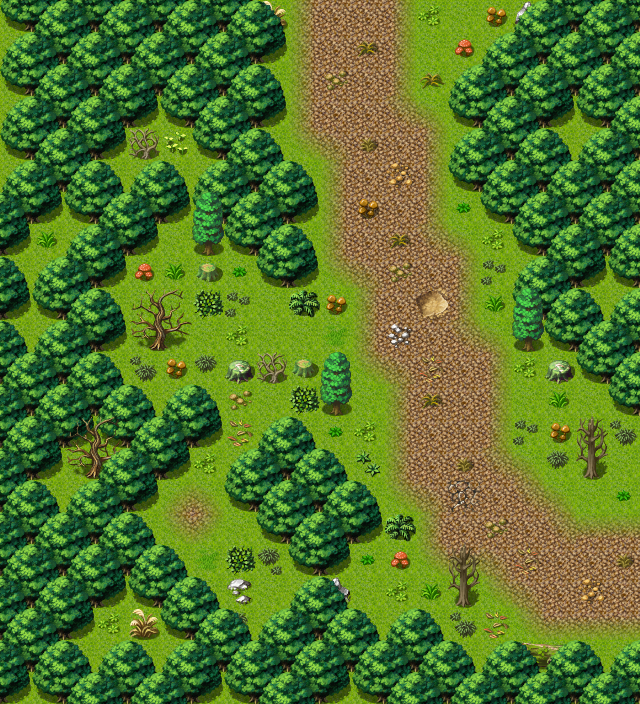

Below is a game level as drawn by its tile map, then a one-line description and the .tmx that defines it (tile-layer data replaced by summaries):
An orthogonal 20x22 tile map with 32x32 px tiles, 3 tile layers (Ground, Objects, Above), 1 hidden layer not drawn, 40 tilesets and 6 objects (4x spawn, 2x mapchange).

<map version="1.0" orientation="orthogonal" width="20" height="22" tilewidth="32" tileheight="32">
 <properties>
  <property name="outdoors" value="1" />
 </properties>
 <tileset firstgid="1" name="map_bed_1" tilewidth="32" tileheight="32">
  <image source="../drawable/map_bed_1.png" width="512" height="256" />
 </tileset>
 <tileset firstgid="129" name="map_border_1" tilewidth="32" tileheight="32">
  <image source="../drawable/map_border_1.png" width="512" height="256" />
 </tileset>
 <tileset firstgid="257" name="map_bridge_1" tilewidth="32" tileheight="32">
  <image source="../drawable/map_bridge_1.png" width="512" height="256" />
 </tileset>
 <tileset firstgid="385" name="map_broken_1" tilewidth="32" tileheight="32">
  <image source="../drawable/map_broken_1.png" width="512" height="256" />
 </tileset>
 <tileset firstgid="513" name="map_cavewall_1" tilewidth="32" tileheight="32">
  <image source="../drawable/map_cavewall_1.png" width="576" height="192" />
 </tileset>
 <tileset firstgid="621" name="map_cavewall_2" tilewidth="32" tileheight="32">
  <image source="../drawable/map_cavewall_2.png" width="576" height="192" />
 </tileset>
 <tileset firstgid="729" name="map_cavewall_3" tilewidth="32" tileheight="32">
  <image source="../drawable/map_cavewall_3.png" width="576" height="192" />
 </tileset>
 <tileset firstgid="837" name="map_chair_table_1" tilewidth="32" tileheight="32">
  <image source="../drawable/map_chair_table_1.png" width="512" height="256" />
 </tileset>
 <tileset firstgid="965" name="map_crate_1" tilewidth="32" tileheight="32">
  <image source="../drawable/map_crate_1.png" width="512" height="256" />
 </tileset>
 <tileset firstgid="1093" name="map_cupboard_1" tilewidth="32" tileheight="32">
  <image source="../drawable/map_cupboard_1.png" width="512" height="256" />
 </tileset>
 <tileset firstgid="1221" name="map_curtain_1" tilewidth="32" tileheight="32">
  <image source="../drawable/map_curtain_1.png" width="512" height="256" />
 </tileset>
 <tileset firstgid="1349" name="map_entrance_1" tilewidth="32" tileheight="32">
  <image source="../drawable/map_entrance_1.png" width="512" height="256" />
 </tileset>
 <tileset firstgid="1477" name="map_fence_1" tilewidth="32" tileheight="32">
  <image source="../drawable/map_fence_1.png" width="512" height="256" />
 </tileset>
 <tileset firstgid="1605" name="map_fence_2" tilewidth="32" tileheight="32">
  <image source="../drawable/map_fence_2.png" width="512" height="256" />
 </tileset>
 <tileset firstgid="1733" name="map_ground_1" tilewidth="32" tileheight="32">
  <image source="../drawable/map_ground_1.png" width="512" height="256" />
 </tileset>
 <tileset firstgid="1861" name="map_ground_2" tilewidth="32" tileheight="32">
  <image source="../drawable/map_ground_2.png" width="512" height="256" />
 </tileset>
 <tileset firstgid="1989" name="map_ground_3" tilewidth="32" tileheight="32">
  <image source="../drawable/map_ground_3.png" width="512" height="256" />
 </tileset>
 <tileset firstgid="2117" name="map_ground_4" tilewidth="32" tileheight="32">
  <image source="../drawable/map_ground_4.png" width="512" height="256" />
 </tileset>
 <tileset firstgid="2245" name="map_ground_5" tilewidth="32" tileheight="32">
  <image source="../drawable/map_ground_5.png" width="512" height="256" />
 </tileset>
 <tileset firstgid="2373" name="map_ground_6" tilewidth="32" tileheight="32">
  <image source="../drawable/map_ground_6.png" width="512" height="256" />
 </tileset>
 <tileset firstgid="2501" name="map_ground_7" tilewidth="32" tileheight="32">
  <image source="../drawable/map_ground_7.png" width="512" height="256" />
 </tileset>
 <tileset firstgid="2629" name="map_ground_8" tilewidth="32" tileheight="32">
  <image source="../drawable/map_ground_8.png" width="512" height="256" />
 </tileset>
 <tileset firstgid="2757" name="map_indoor_1" tilewidth="32" tileheight="32">
  <image source="../drawable/map_indoor_1.png" width="512" height="256" />
 </tileset>
 <tileset firstgid="2885" name="map_kitchen_1" tilewidth="32" tileheight="32">
  <image source="../drawable/map_kitchen_1.png" width="512" height="256" />
 </tileset>
 <tileset firstgid="3013" name="map_outdoor_1" tilewidth="32" tileheight="32">
  <image source="../drawable/map_outdoor_1.png" width="512" height="256" />
 </tileset>
 <tileset firstgid="3141" name="map_pillar_1" tilewidth="32" tileheight="32">
  <image source="../drawable/map_pillar_1.png" width="512" height="256" />
 </tileset>
 <tileset firstgid="3269" name="map_plant_1" tilewidth="32" tileheight="32">
  <image source="../drawable/map_plant_1.png" width="512" height="256" />
 </tileset>
 <tileset firstgid="3397" name="map_rock_1" tilewidth="32" tileheight="32">
  <image source="../drawable/map_rock_1.png" width="512" height="256" />
 </tileset>
 <tileset firstgid="3525" name="map_roof_1" tilewidth="32" tileheight="32">
  <image source="../drawable/map_roof_1.png" width="512" height="256" />
 </tileset>
 <tileset firstgid="3653" name="map_roof_2" tilewidth="32" tileheight="32">
  <image source="../drawable/map_roof_2.png" width="512" height="256" />
 </tileset>
 <tileset firstgid="3781" name="map_shop_1" tilewidth="32" tileheight="32">
  <image source="../drawable/map_shop_1.png" width="512" height="256" />
 </tileset>
 <tileset firstgid="3909" name="map_sign_ladder_1" tilewidth="32" tileheight="32">
  <image source="../drawable/map_sign_ladder_1.png" width="512" height="256" />
 </tileset>
 <tileset firstgid="4037" name="map_table_1" tilewidth="32" tileheight="32">
  <image source="../drawable/map_table_1.png" width="512" height="256" />
 </tileset>
 <tileset firstgid="4165" name="map_trail_1" tilewidth="32" tileheight="32">
  <image source="../drawable/map_trail_1.png" width="512" height="256" />
 </tileset>
 <tileset firstgid="4293" name="map_tree_1" tilewidth="32" tileheight="32">
  <image source="../drawable/map_tree_1.png" width="512" height="256" />
 </tileset>
 <tileset firstgid="4421" name="map_wall_1" tilewidth="32" tileheight="32">
  <image source="../drawable/map_wall_1.png" width="512" height="256" />
 </tileset>
 <tileset firstgid="4549" name="map_wall_2" tilewidth="32" tileheight="32">
  <image source="../drawable/map_wall_2.png" width="480" height="256" />
 </tileset>
 <tileset firstgid="4669" name="map_wall_3" tilewidth="32" tileheight="32">
  <image source="../drawable/map_wall_3.png" width="480" height="256" />
 </tileset>
 <tileset firstgid="4789" name="map_window_1" tilewidth="32" tileheight="32">
  <image source="../drawable/map_window_1.png" width="512" height="256" />
 </tileset>
 <tileset firstgid="4917" name="map_window_2" tilewidth="32" tileheight="32">
  <image source="../drawable/map_window_2.png" width="512" height="256" />
 </tileset>
 <layer name="Ground" width="20" height="22">
  <data>[440 cells, 440 non-empty, 2 distinct tile ids]</data>
 </layer>
 <layer name="Objects" width="20" height="22">
  <data>[440 cells, 365 non-empty, 50 distinct tile ids]</data>
 </layer>
 <layer name="Above" width="20" height="22">
  <data>[440 cells, 46 non-empty, 6 distinct tile ids]</data>
 </layer>
 <layer name="Walkable" width="20" height="22" visible="0">
  <data>[440 cells, 244 non-empty, 1 distinct tile ids]</data>
 </layer>
 <objectgroup name="Mapevents">
  <object name="north" type="mapchange" x="288" y="0" width="224" height="32">
   <properties>
    <property name="map" value="roadbeforecrossroads4" />
    <property name="place" value="south" />
   </properties>
  </object>
  <object name="east" type="mapchange" x="608" y="416" width="32" height="256">
   <properties>
    <property name="map" value="roadbeforecrossroads6" />
    <property name="place" value="west" />
   </properties>
  </object>
 </objectgroup>
 <objectgroup name="Spawn">
  <!-- 4 objects omitted --></objectgroup>
 <objectgroup name="Keys" visible="0" />
</map>
<!-- 4 of 6 objects omitted -->
